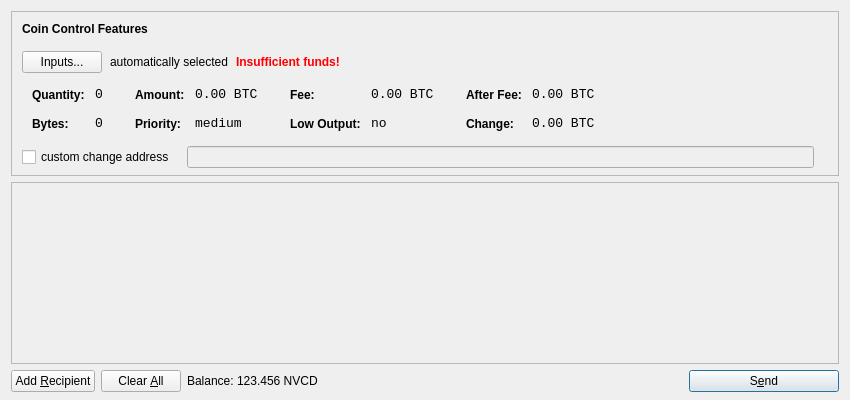
<?xml version="1.0" encoding="UTF-8"?>
<ui version="4.0">
 <class>SendCoinsDialog</class>
 <widget class="QDialog" name="SendCoinsDialog">
  <property name="geometry">
   <rect>
    <x>0</x>
    <y>0</y>
    <width>850</width>
    <height>400</height>
   </rect>
  </property>
  <property name="windowTitle">
   <string>Send Coins</string>
  </property>
  <layout class="QVBoxLayout" name="verticalLayout" stretch="0,1,0">
   <property name="bottomMargin">
    <number>8</number>
   </property>
   <item>
    <widget class="QFrame" name="frameCoinControl">
     <property name="sizePolicy">
      <sizepolicy hsizetype="Expanding" vsizetype="Expanding">
       <horstretch>0</horstretch>
       <verstretch>0</verstretch>
      </sizepolicy>
     </property>
     <property name="maximumSize">
      <size>
       <width>16777215</width>
       <height>16777215</height>
      </size>
     </property>
     <property name="frameShape">
      <enum>QFrame::StyledPanel</enum>
     </property>
     <property name="frameShadow">
      <enum>QFrame::Sunken</enum>
     </property>
     <layout class="QVBoxLayout" name="verticalLayoutCoinControl2">
      <property name="spacing">
       <number>-1</number>
      </property>
      <property name="leftMargin">
       <number>0</number>
      </property>
      <property name="topMargin">
       <number>0</number>
      </property>
      <property name="rightMargin">
       <number>0</number>
      </property>
      <property name="bottomMargin">
       <number>6</number>
      </property>
      <item>
       <layout class="QVBoxLayout" name="verticalLayoutCoinControl" stretch="0,0,0,0,1">
        <property name="spacing">
         <number>0</number>
        </property>
        <property name="leftMargin">
         <number>10</number>
        </property>
        <property name="topMargin">
         <number>10</number>
        </property>
        <item>
         <layout class="QHBoxLayout" name="horizontalLayoutCoinControl1">
          <property name="bottomMargin">
           <number>15</number>
          </property>
          <item>
           <widget class="QLabel" name="labelCoinControlFeatures">
            <property name="sizePolicy">
             <sizepolicy hsizetype="Preferred" vsizetype="Maximum">
              <horstretch>0</horstretch>
              <verstretch>0</verstretch>
             </sizepolicy>
            </property>
            <property name="font">
             <font>
              <weight>75</weight>
              <bold>true</bold>
             </font>
            </property>
            <property name="styleSheet">
             <string notr="true">font-weight:bold;</string>
            </property>
            <property name="text">
             <string>Coin Control Features</string>
            </property>
           </widget>
          </item>
         </layout>
        </item>
        <item>
         <layout class="QHBoxLayout" name="horizontalLayoutCoinControl2" stretch="0,0,0,0">
          <property name="spacing">
           <number>8</number>
          </property>
          <property name="bottomMargin">
           <number>10</number>
          </property>
          <item>
           <widget class="QPushButton" name="pushButtonCoinControl">
            <property name="styleSheet">
             <string notr="true"/>
            </property>
            <property name="text">
             <string>Inputs...</string>
            </property>
           </widget>
          </item>
          <item>
           <widget class="QLabel" name="labelCoinControlAutomaticallySelected">
            <property name="text">
             <string>automatically selected</string>
            </property>
            <property name="margin">
             <number>5</number>
            </property>
           </widget>
          </item>
          <item>
           <widget class="QLabel" name="labelCoinControlInsuffFunds">
            <property name="font">
             <font>
              <weight>75</weight>
              <bold>true</bold>
             </font>
            </property>
            <property name="styleSheet">
             <string notr="true">color:red;font-weight:bold;</string>
            </property>
            <property name="text">
             <string>Insufficient funds!</string>
            </property>
            <property name="margin">
             <number>5</number>
            </property>
           </widget>
          </item>
          <item>
           <spacer name="horizontalSpacerCoinControl">
            <property name="orientation">
             <enum>Qt::Horizontal</enum>
            </property>
            <property name="sizeHint" stdset="0">
             <size>
              <width>40</width>
              <height>1</height>
             </size>
            </property>
           </spacer>
          </item>
         </layout>
        </item>
        <item>
         <widget class="QWidget" name="widgetCoinControl" native="true">
          <property name="sizePolicy">
           <sizepolicy hsizetype="Preferred" vsizetype="Preferred">
            <horstretch>0</horstretch>
            <verstretch>0</verstretch>
           </sizepolicy>
          </property>
          <property name="minimumSize">
           <size>
            <width>0</width>
            <height>0</height>
           </size>
          </property>
          <property name="styleSheet">
           <string notr="true"/>
          </property>
          <layout class="QHBoxLayout" name="horizontalLayoutCoinControl5">
           <property name="margin">
            <number>0</number>
           </property>
           <item>
            <layout class="QHBoxLayout" name="horizontalLayoutCoinControl3" stretch="0,0,0,1">
             <property name="spacing">
              <number>20</number>
             </property>
             <property name="topMargin">
              <number>0</number>
             </property>
             <property name="bottomMargin">
              <number>10</number>
             </property>
             <item>
              <layout class="QFormLayout" name="formLayoutCoinControl1">
               <property name="horizontalSpacing">
                <number>10</number>
               </property>
               <property name="verticalSpacing">
                <number>14</number>
               </property>
               <property name="leftMargin">
                <number>10</number>
               </property>
               <property name="topMargin">
                <number>4</number>
               </property>
               <property name="rightMargin">
                <number>6</number>
               </property>
               <item row="0" column="0">
                <widget class="QLabel" name="labelCoinControlQuantityText">
                 <property name="styleSheet">
                  <string notr="true">font-weight:bold;</string>
                 </property>
                 <property name="text">
                  <string>Quantity:</string>
                 </property>
                 <property name="margin">
                  <number>0</number>
                 </property>
                </widget>
               </item>
               <item row="0" column="1">
                <widget class="QLabel" name="labelCoinControlQuantity">
                 <property name="font">
                  <font>
                   <family>Monospace</family>
                   <pointsize>10</pointsize>
                  </font>
                 </property>
                 <property name="cursor">
                  <cursorShape>IBeamCursor</cursorShape>
                 </property>
                 <property name="contextMenuPolicy">
                  <enum>Qt::ActionsContextMenu</enum>
                 </property>
                 <property name="text">
                  <string notr="true">0</string>
                 </property>
                 <property name="margin">
                  <number>0</number>
                 </property>
                 <property name="textInteractionFlags">
                  <set>Qt::LinksAccessibleByMouse|Qt::TextSelectableByKeyboard|Qt::TextSelectableByMouse</set>
                 </property>
                </widget>
               </item>
               <item row="1" column="0">
                <widget class="QLabel" name="labelCoinControlBytesText">
                 <property name="styleSheet">
                  <string notr="true">font-weight:bold;</string>
                 </property>
                 <property name="text">
                  <string>Bytes:</string>
                 </property>
                </widget>
               </item>
               <item row="1" column="1">
                <widget class="QLabel" name="labelCoinControlBytes">
                 <property name="font">
                  <font>
                   <family>Monospace</family>
                   <pointsize>10</pointsize>
                  </font>
                 </property>
                 <property name="cursor">
                  <cursorShape>IBeamCursor</cursorShape>
                 </property>
                 <property name="contextMenuPolicy">
                  <enum>Qt::ActionsContextMenu</enum>
                 </property>
                 <property name="text">
                  <string notr="true">0</string>
                 </property>
                 <property name="textInteractionFlags">
                  <set>Qt::LinksAccessibleByMouse|Qt::TextSelectableByKeyboard|Qt::TextSelectableByMouse</set>
                 </property>
                </widget>
               </item>
              </layout>
             </item>
             <item>
              <layout class="QFormLayout" name="formLayoutCoinControl2">
               <property name="horizontalSpacing">
                <number>10</number>
               </property>
               <property name="verticalSpacing">
                <number>14</number>
               </property>
               <property name="leftMargin">
                <number>6</number>
               </property>
               <property name="topMargin">
                <number>4</number>
               </property>
               <property name="rightMargin">
                <number>6</number>
               </property>
               <item row="0" column="0">
                <widget class="QLabel" name="labelCoinControlAmountText">
                 <property name="styleSheet">
                  <string notr="true">font-weight:bold;</string>
                 </property>
                 <property name="text">
                  <string>Amount:</string>
                 </property>
                 <property name="margin">
                  <number>0</number>
                 </property>
                </widget>
               </item>
               <item row="0" column="1">
                <widget class="QLabel" name="labelCoinControlAmount">
                 <property name="font">
                  <font>
                   <family>Monospace</family>
                   <pointsize>10</pointsize>
                  </font>
                 </property>
                 <property name="cursor">
                  <cursorShape>IBeamCursor</cursorShape>
                 </property>
                 <property name="contextMenuPolicy">
                  <enum>Qt::ActionsContextMenu</enum>
                 </property>
                 <property name="text">
                  <string notr="true">0.00 BTC</string>
                 </property>
                 <property name="textInteractionFlags">
                  <set>Qt::LinksAccessibleByMouse|Qt::TextSelectableByKeyboard|Qt::TextSelectableByMouse</set>
                 </property>
                </widget>
               </item>
               <item row="1" column="0">
                <widget class="QLabel" name="labelCoinControlPriorityText">
                 <property name="styleSheet">
                  <string notr="true">font-weight:bold;</string>
                 </property>
                 <property name="text">
                  <string>Priority:</string>
                 </property>
                </widget>
               </item>
               <item row="1" column="1">
                <widget class="QLabel" name="labelCoinControlPriority">
                 <property name="font">
                  <font>
                   <family>Monospace</family>
                   <pointsize>10</pointsize>
                  </font>
                 </property>
                 <property name="cursor">
                  <cursorShape>IBeamCursor</cursorShape>
                 </property>
                 <property name="contextMenuPolicy">
                  <enum>Qt::ActionsContextMenu</enum>
                 </property>
                 <property name="text">
                  <string>medium</string>
                 </property>
                 <property name="textInteractionFlags">
                  <set>Qt::LinksAccessibleByMouse|Qt::TextSelectableByKeyboard|Qt::TextSelectableByMouse</set>
                 </property>
                </widget>
               </item>
              </layout>
             </item>
             <item>
              <layout class="QFormLayout" name="formLayoutCoinControl3">
               <property name="horizontalSpacing">
                <number>10</number>
               </property>
               <property name="verticalSpacing">
                <number>14</number>
               </property>
               <property name="leftMargin">
                <number>6</number>
               </property>
               <property name="topMargin">
                <number>4</number>
               </property>
               <property name="rightMargin">
                <number>6</number>
               </property>
               <item row="0" column="0">
                <widget class="QLabel" name="labelCoinControlFeeText">
                 <property name="styleSheet">
                  <string notr="true">font-weight:bold;</string>
                 </property>
                 <property name="text">
                  <string>Fee:</string>
                 </property>
                 <property name="margin">
                  <number>0</number>
                 </property>
                </widget>
               </item>
               <item row="0" column="1">
                <widget class="QLabel" name="labelCoinControlFee">
                 <property name="font">
                  <font>
                   <family>Monospace</family>
                   <pointsize>10</pointsize>
                  </font>
                 </property>
                 <property name="cursor">
                  <cursorShape>IBeamCursor</cursorShape>
                 </property>
                 <property name="contextMenuPolicy">
                  <enum>Qt::ActionsContextMenu</enum>
                 </property>
                 <property name="text">
                  <string notr="true">0.00 BTC</string>
                 </property>
                 <property name="textInteractionFlags">
                  <set>Qt::LinksAccessibleByMouse|Qt::TextSelectableByKeyboard|Qt::TextSelectableByMouse</set>
                 </property>
                </widget>
               </item>
               <item row="1" column="0">
                <widget class="QLabel" name="labelCoinControlLowOutputText">
                 <property name="styleSheet">
                  <string notr="true">font-weight:bold;</string>
                 </property>
                 <property name="text">
                  <string>Low Output:</string>
                 </property>
                </widget>
               </item>
               <item row="1" column="1">
                <widget class="QLabel" name="labelCoinControlLowOutput">
                 <property name="font">
                  <font>
                   <family>Monospace</family>
                   <pointsize>10</pointsize>
                  </font>
                 </property>
                 <property name="cursor">
                  <cursorShape>IBeamCursor</cursorShape>
                 </property>
                 <property name="contextMenuPolicy">
                  <enum>Qt::ActionsContextMenu</enum>
                 </property>
                 <property name="text">
                  <string>no</string>
                 </property>
                 <property name="textInteractionFlags">
                  <set>Qt::LinksAccessibleByMouse|Qt::TextSelectableByKeyboard|Qt::TextSelectableByMouse</set>
                 </property>
                </widget>
               </item>
              </layout>
             </item>
             <item>
              <layout class="QFormLayout" name="formLayoutCoinControl4">
               <property name="horizontalSpacing">
                <number>10</number>
               </property>
               <property name="verticalSpacing">
                <number>14</number>
               </property>
               <property name="leftMargin">
                <number>6</number>
               </property>
               <property name="topMargin">
                <number>4</number>
               </property>
               <property name="rightMargin">
                <number>6</number>
               </property>
               <item row="0" column="0">
                <widget class="QLabel" name="labelCoinControlAfterFeeText">
                 <property name="styleSheet">
                  <string notr="true">font-weight:bold;</string>
                 </property>
                 <property name="text">
                  <string>After Fee:</string>
                 </property>
                 <property name="margin">
                  <number>0</number>
                 </property>
                </widget>
               </item>
               <item row="0" column="1">
                <widget class="QLabel" name="labelCoinControlAfterFee">
                 <property name="font">
                  <font>
                   <family>Monospace</family>
                   <pointsize>10</pointsize>
                  </font>
                 </property>
                 <property name="cursor">
                  <cursorShape>IBeamCursor</cursorShape>
                 </property>
                 <property name="contextMenuPolicy">
                  <enum>Qt::ActionsContextMenu</enum>
                 </property>
                 <property name="text">
                  <string notr="true">0.00 BTC</string>
                 </property>
                 <property name="textInteractionFlags">
                  <set>Qt::LinksAccessibleByMouse|Qt::TextSelectableByKeyboard|Qt::TextSelectableByMouse</set>
                 </property>
                </widget>
               </item>
               <item row="1" column="0">
                <widget class="QLabel" name="labelCoinControlChangeText">
                 <property name="styleSheet">
                  <string notr="true">font-weight:bold;</string>
                 </property>
                 <property name="text">
                  <string>Change:</string>
                 </property>
                </widget>
               </item>
               <item row="1" column="1">
                <widget class="QLabel" name="labelCoinControlChange">
                 <property name="font">
                  <font>
                   <family>Monospace</family>
                   <pointsize>10</pointsize>
                  </font>
                 </property>
                 <property name="cursor">
                  <cursorShape>IBeamCursor</cursorShape>
                 </property>
                 <property name="contextMenuPolicy">
                  <enum>Qt::ActionsContextMenu</enum>
                 </property>
                 <property name="text">
                  <string notr="true">0.00 BTC</string>
                 </property>
                 <property name="textInteractionFlags">
                  <set>Qt::LinksAccessibleByMouse|Qt::TextSelectableByKeyboard|Qt::TextSelectableByMouse</set>
                 </property>
                </widget>
               </item>
              </layout>
             </item>
            </layout>
           </item>
          </layout>
         </widget>
        </item>
        <item>
         <layout class="QHBoxLayout" name="horizontalLayoutCoinControl4" stretch="0,0,0">
          <property name="spacing">
           <number>12</number>
          </property>
          <property name="sizeConstraint">
           <enum>QLayout::SetDefaultConstraint</enum>
          </property>
          <property name="topMargin">
           <number>5</number>
          </property>
          <property name="rightMargin">
           <number>5</number>
          </property>
          <item>
           <widget class="QCheckBox" name="checkBoxCoinControlChange">
            <property name="text">
             <string>custom change address</string>
            </property>
           </widget>
          </item>
          <item>
           <widget class="QLineEdit" name="lineEditCoinControlChange">
            <property name="enabled">
             <bool>false</bool>
            </property>
            <property name="sizePolicy">
             <sizepolicy hsizetype="Expanding" vsizetype="Fixed">
              <horstretch>0</horstretch>
              <verstretch>0</verstretch>
             </sizepolicy>
            </property>
           </widget>
          </item>
          <item>
           <widget class="QLabel" name="labelCoinControlChangeLabel">
            <property name="sizePolicy">
             <sizepolicy hsizetype="Preferred" vsizetype="Expanding">
              <horstretch>0</horstretch>
              <verstretch>0</verstretch>
             </sizepolicy>
            </property>
            <property name="minimumSize">
             <size>
              <width>0</width>
              <height>0</height>
             </size>
            </property>
            <property name="text">
             <string/>
            </property>
            <property name="margin">
             <number>3</number>
            </property>
           </widget>
          </item>
         </layout>
        </item>
        <item>
         <spacer name="verticalSpacerCoinControl">
          <property name="orientation">
           <enum>Qt::Vertical</enum>
          </property>
          <property name="sizeHint" stdset="0">
           <size>
            <width>800</width>
            <height>1</height>
           </size>
          </property>
         </spacer>
        </item>
       </layout>
      </item>
     </layout>
    </widget>
   </item>
   <item>
    <widget class="QScrollArea" name="scrollArea">
     <property name="widgetResizable">
      <bool>true</bool>
     </property>
     <widget class="QWidget" name="scrollAreaWidgetContents">
      <property name="geometry">
       <rect>
        <x>0</x>
        <y>0</y>
        <width>830</width>
        <height>165</height>
       </rect>
      </property>
      <layout class="QVBoxLayout" name="verticalLayout_2">
       <property name="margin">
        <number>0</number>
       </property>
       <item>
        <layout class="QVBoxLayout" name="entries">
         <property name="spacing">
          <number>6</number>
         </property>
        </layout>
       </item>
       <item>
        <spacer name="verticalSpacer">
         <property name="orientation">
          <enum>Qt::Vertical</enum>
         </property>
         <property name="sizeHint" stdset="0">
          <size>
           <width>20</width>
           <height>40</height>
          </size>
         </property>
        </spacer>
       </item>
      </layout>
     </widget>
    </widget>
   </item>
   <item>
    <layout class="QHBoxLayout" name="horizontalLayout">
     <item>
      <widget class="QPushButton" name="addButton">
       <property name="toolTip">
        <string>Send to multiple recipients at once</string>
       </property>
       <property name="text">
        <string>Add &amp;Recipient</string>
       </property>
       <property name="icon">
        <iconset resource="../bitcoin.qrc">
         <normaloff>:/icons/add</normaloff>:/icons/add</iconset>
       </property>
       <property name="autoDefault">
        <bool>false</bool>
       </property>
      </widget>
     </item>
     <item>
      <widget class="QPushButton" name="clearButton">
       <property name="sizePolicy">
        <sizepolicy hsizetype="Minimum" vsizetype="Fixed">
         <horstretch>0</horstretch>
         <verstretch>0</verstretch>
        </sizepolicy>
       </property>
       <property name="toolTip">
        <string>Remove all transaction fields</string>
       </property>
       <property name="text">
        <string>Clear &amp;All</string>
       </property>
       <property name="icon">
        <iconset resource="../bitcoin.qrc">
         <normaloff>:/icons/remove</normaloff>:/icons/remove</iconset>
       </property>
       <property name="autoRepeatDelay">
        <number>300</number>
       </property>
       <property name="autoDefault">
        <bool>false</bool>
       </property>
      </widget>
     </item>
     <item>
      <layout class="QHBoxLayout" name="horizontalLayout_2">
       <property name="spacing">
        <number>3</number>
       </property>
       <item>
        <widget class="QLabel" name="label">
         <property name="text">
          <string>Balance:</string>
         </property>
        </widget>
       </item>
       <item>
        <widget class="QLabel" name="labelBalance">
         <property name="cursor">
          <cursorShape>IBeamCursor</cursorShape>
         </property>
         <property name="text">
          <string>123.456 NVCD</string>
         </property>
         <property name="textInteractionFlags">
          <set>Qt::LinksAccessibleByMouse|Qt::TextSelectableByKeyboard|Qt::TextSelectableByMouse</set>
         </property>
        </widget>
       </item>
      </layout>
     </item>
     <item>
      <spacer name="horizontalSpacer">
       <property name="orientation">
        <enum>Qt::Horizontal</enum>
       </property>
       <property name="sizeHint" stdset="0">
        <size>
         <width>40</width>
         <height>20</height>
        </size>
       </property>
      </spacer>
     </item>
     <item>
      <widget class="QPushButton" name="sendButton">
       <property name="minimumSize">
        <size>
         <width>150</width>
         <height>0</height>
        </size>
       </property>
       <property name="toolTip">
        <string>Confirm the send action</string>
       </property>
       <property name="text">
        <string>S&amp;end</string>
       </property>
       <property name="icon">
        <iconset resource="../bitcoin.qrc">
         <normaloff>:/icons/send</normaloff>:/icons/send</iconset>
       </property>
       <property name="default">
        <bool>true</bool>
       </property>
      </widget>
     </item>
    </layout>
   </item>
  </layout>
 </widget>
 <resources>
  <include location="../bitcoin.qrc"/>
 </resources>
 <connections/>
</ui>
